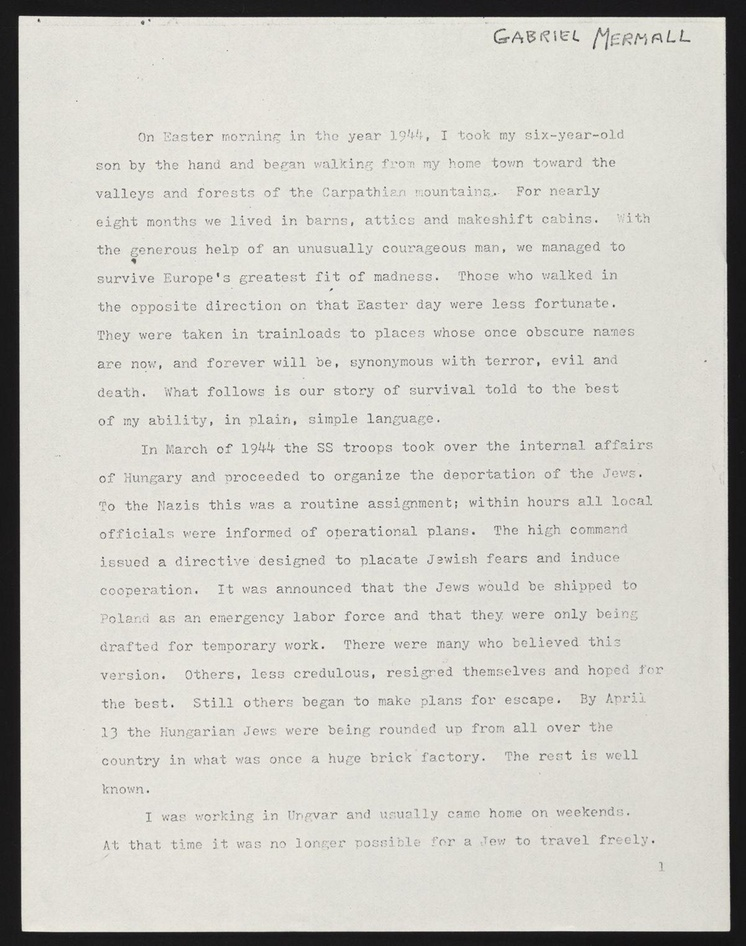
#> input picture OCR/data/page_01.jpg, 746 x 946 px, shrunk from 1200 x 1522 before the run, found by its file name
$ python tesseract-python.py
#> lines starting #> are read from the running program, lines starting #| are printed output that depends on the picture; after the words box and inside, x2 and y2 are one past the last pixel; in counts of white or black regions, pixels touching at a corner belong together
from PIL import Image
import cv2

#open an image
"""im = Image.open("data\page_01.jpg")"""

#display an image
"""print(im.show())"""

#The image is stored as an object
"""print(im)"""

#Rotates the image by given degrees
"""im_rotated = im.rotate(90)"""

#saves the image at the given address wit hthe given name
"""im_rotated.save("data\page_01_rotated.jpg")"""


#read the image using open CV
image = cv2.imread("data\page_01.jpg")
#> image is the input picture: shape (946, 746, 3); mean B, G, R 197.6, 204, 205.2

#Displaying the image
"""cv2.imshow("Title", image)"""
#Time for which the image should be displayed in ms, 0 for Infinity
"""cv2.waitKey(0)"""

#Invert an Image's colours
inverted_image = cv2.bitwise_not(image)
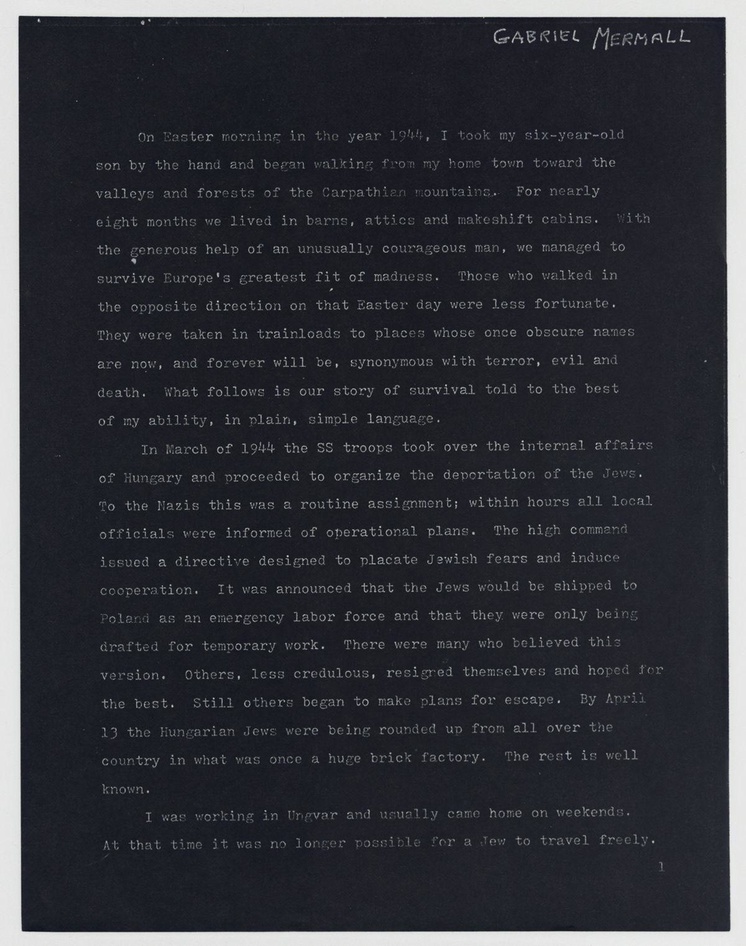
#> inverted_image: shape (946, 746, 3); mean B, G, R 57.4, 51, 49.8
#display an Image(title, img obj)
"""cv2.imshow("Inverted Image", inverted_image)"""
#Write an Image(address, img obj)
"""cv2.imwrite("data\Inverted_Image.jpg", inverted_image)"""

#Greyscale an image
gray_image = cv2.cvtColor(image, cv2.COLOR_BGR2GRAY)

#Binarizing an image, Grayscaling improves img for binarization
thresh, im_bw = cv2.threshold(gray_image, 127, 255, cv2.THRESH_BINARY)
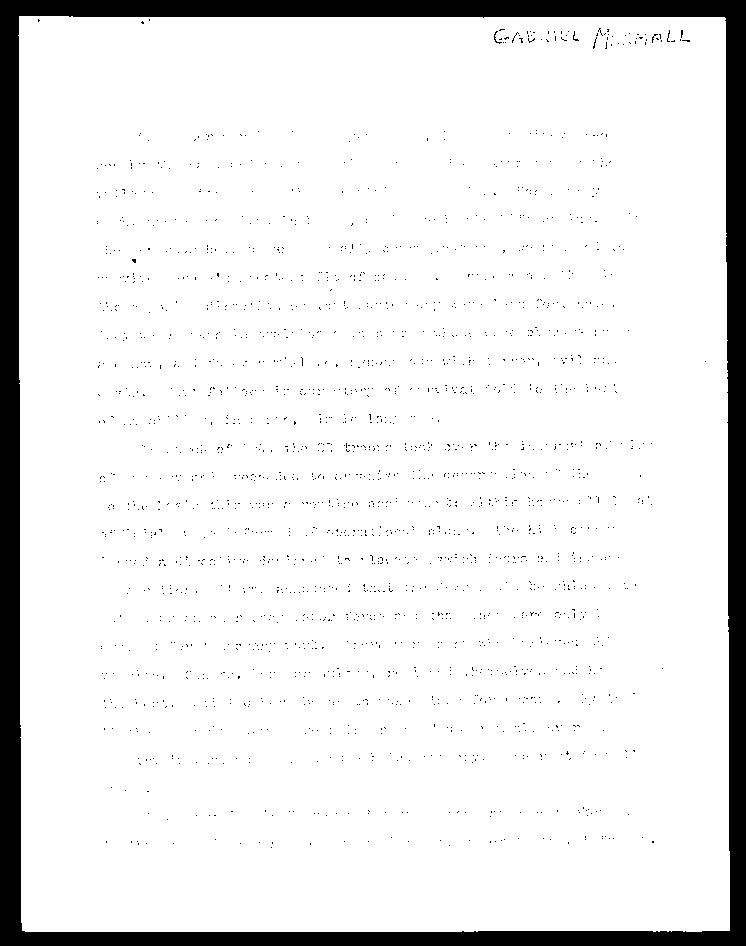
#> im_bw: shape (946, 746); 91.3% white; 2130 black regions (2128 under 20 px), largest, box (x1, y1, x2, y2) and area: (0, 0, 746, 946) 58139, (494, 31, 502, 44) 24


cv2.imshow("Biniarized Image", im_bw)
cv2.waitKey(0)
